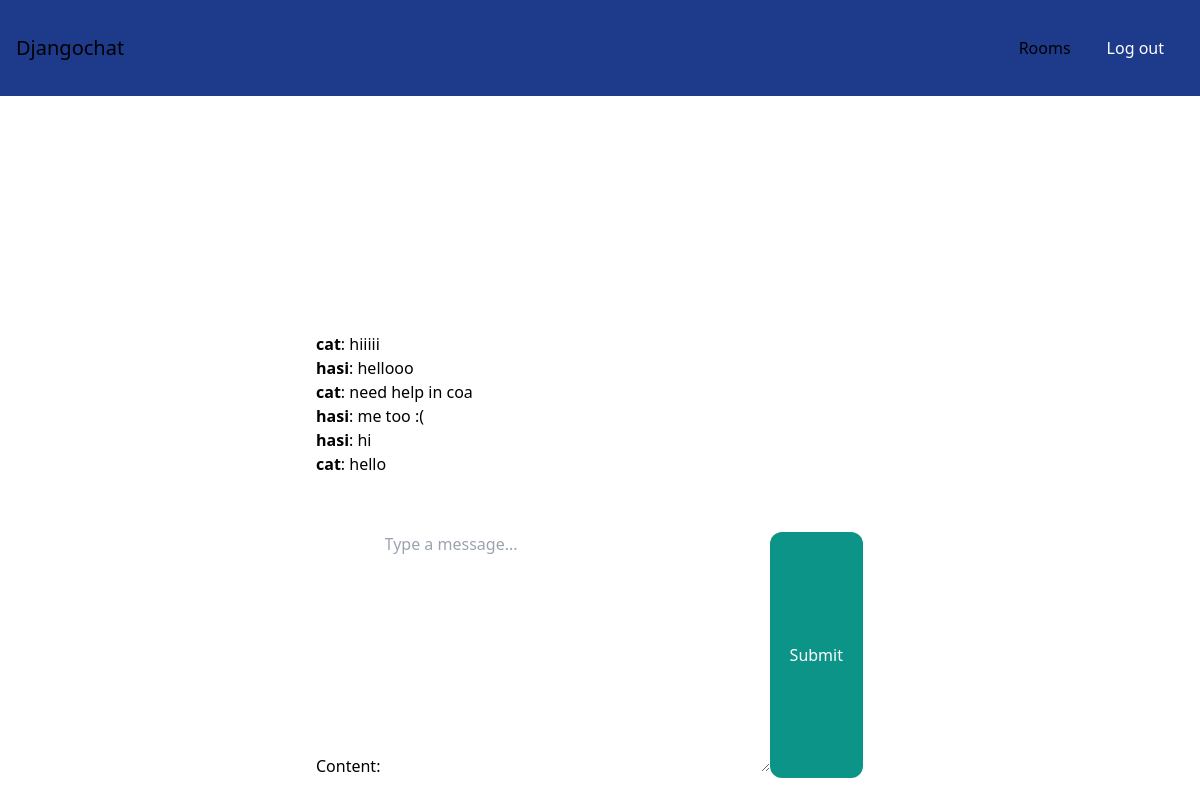
/rooms/coa/ (signed in), run on the app's committed database.
### room/models.py (models this page shows)
class Message(models.Model):
    room = models.ForeignKey(Room, related_name='messages', on_delete=models.CASCADE)
    user = models.ForeignKey(User, related_name='messages', on_delete=models.CASCADE)
    content = models.TextField()
    date_added = models.DateTimeField(auto_now_add=True)
    class Meta:
        ordering = ('date_added',)

### room/views.py (the view, shortened to what this page needs)
# urls.py: path('<slug:slug>/', views.room, name='room'),
@login_required
def room(request, slug):
    room = Room.objects.get(slug=slug)
    messages = Message.objects.filter(room=room)[0:25]
    form = MessageForm()
    return render(request, 'room/room.html', {'room': room, 'messages': messages, "form":form})

### room/forms.py
class MessageForm(forms.ModelForm):
    class Meta:
        model = Message
        fields = ('content',)
        widgets = {
            'content': forms.Textarea(attrs={'class': 'form-control', 'placeholder': 'Type a message...'}),
        }

### room/templates/room/room.html (shortened to what this page needs)
{% extends 'core/base.html' %}
{% block content %}
<div class="p-10 lg:p-20 text-center">
    <h1 class="text-3xl lg:text-6xl text-white">{{ room.name }}</h1>
</div>
<div class="lg:w-2/4 mx-4 lg:mx-auto p-4 bg-white rounded-xl">
    <div class="chat-messages space-y-3" id="chat-messages">
        {% for m in messages %}<b>{{ m.user.username }}</b>: {{ m.content }}<br>{% endfor %}
    </div>
</div>
<div class="lg:w-2/4 mt-6 mx-4 lg:mx-auto p-4 bg-white rounded-xl">
    <form method="post" action="." class="flex">
        {{form}}
        <button
            class="px-5 py-3 rounded-xl text-white bg-teal-600 hover:bg-teal-700"
            id="chat-message-submit"
        >Submit</button>
    </form>
</div>
{% endblock %}

### core/templates/core/base.html (shortened to what this page needs)
<!DOCTYPE html>
<html>
    <head>
        <script src="https://cdn.tailwindcss.com"></script>
    </head>
    <body class="bg-white-300">
        <nav class="flex items-center justify-between px-4 py-6 bg-blue-900">
            <div>
                <a href="/" class="text-xl text-teal">Djangochat</a>
            </div>
            <div class="flex items-center space-x-4">
                {% if request.user.is_authenticated %}
                    <a href="/rooms/" class="text-blue hover:text-white-900">Rooms</a>
                    <a href="/logout/" class="px-5 py-3 rounded-xl text-white bg-blue-900 hover:bg-teal-700">Log out</a>
                {% else %}
                    <a href="/login/" class="text-white hover:text-gray-200">Log in</a>
                    <a href="/signup/" class="px-5 py-3 rounded-xl text-white bg-teal-600 hover:bg-teal-700">Sign up</a>
                {% endif %}
            </div>
        </nav>
        {% block content %}
        {% endblock %}
    </body>
</html>

### data on the page
Message: user.username "cat", content "hiiiii"
Message: user.username "hasi", content "hellooo"
Message: user.username "cat", content "need help in coa"
Message: user.username "hasi", content "me too :("
Message: user.username "hasi", content "hi"
Message: user.username "cat", content "hello"
